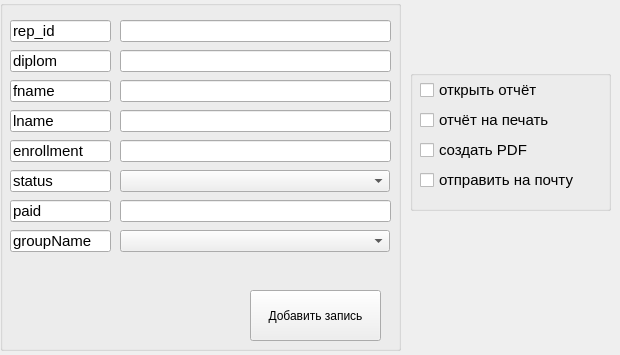
<?xml version="1.0" encoding="UTF-8"?>
<ui version="4.0">
 <class>Form</class>
 <widget class="QWidget" name="Form">
  <property name="geometry">
   <rect>
    <x>0</x>
    <y>0</y>
    <width>620</width>
    <height>355</height>
   </rect>
  </property>
  <property name="windowTitle">
   <string>Добавить запись</string>
  </property>
  <widget class="QGroupBox" name="groupBox">
   <property name="geometry">
    <rect>
     <x>0</x>
     <y>0</y>
     <width>401</width>
     <height>351</height>
    </rect>
   </property>
   <property name="title">
    <string/>
   </property>
   <widget class="QLineEdit" name="lineEdit">
    <property name="geometry">
     <rect>
      <x>10</x>
      <y>50</y>
      <width>101</width>
      <height>22</height>
     </rect>
    </property>
    <property name="font">
     <font>
      <pointsize>11</pointsize>
     </font>
    </property>
    <property name="text">
     <string>diplom</string>
    </property>
    <property name="readOnly">
     <bool>true</bool>
    </property>
   </widget>
   <widget class="QLineEdit" name="lineEdit_2">
    <property name="geometry">
     <rect>
      <x>120</x>
      <y>50</y>
      <width>271</width>
      <height>22</height>
     </rect>
    </property>
    <property name="font">
     <font>
      <pointsize>11</pointsize>
     </font>
    </property>
   </widget>
   <widget class="QLineEdit" name="lineEdit_3">
    <property name="geometry">
     <rect>
      <x>10</x>
      <y>80</y>
      <width>101</width>
      <height>22</height>
     </rect>
    </property>
    <property name="font">
     <font>
      <pointsize>11</pointsize>
     </font>
    </property>
    <property name="text">
     <string>fname</string>
    </property>
    <property name="readOnly">
     <bool>true</bool>
    </property>
   </widget>
   <widget class="QLineEdit" name="lineEdit_4">
    <property name="geometry">
     <rect>
      <x>120</x>
      <y>80</y>
      <width>271</width>
      <height>22</height>
     </rect>
    </property>
    <property name="font">
     <font>
      <pointsize>11</pointsize>
     </font>
    </property>
   </widget>
   <widget class="QPushButton" name="pushButton">
    <property name="geometry">
     <rect>
      <x>250</x>
      <y>290</y>
      <width>131</width>
      <height>51</height>
     </rect>
    </property>
    <property name="text">
     <string>Добавить запись</string>
    </property>
   </widget>
   <widget class="QLineEdit" name="lineEdit_5">
    <property name="geometry">
     <rect>
      <x>10</x>
      <y>140</y>
      <width>101</width>
      <height>22</height>
     </rect>
    </property>
    <property name="font">
     <font>
      <pointsize>11</pointsize>
     </font>
    </property>
    <property name="text">
     <string>enrollment</string>
    </property>
    <property name="readOnly">
     <bool>true</bool>
    </property>
   </widget>
   <widget class="QLineEdit" name="lineEdit_6">
    <property name="geometry">
     <rect>
      <x>120</x>
      <y>140</y>
      <width>271</width>
      <height>22</height>
     </rect>
    </property>
    <property name="font">
     <font>
      <pointsize>11</pointsize>
     </font>
    </property>
   </widget>
   <widget class="QLineEdit" name="lineEdit_7">
    <property name="geometry">
     <rect>
      <x>10</x>
      <y>110</y>
      <width>101</width>
      <height>22</height>
     </rect>
    </property>
    <property name="font">
     <font>
      <pointsize>11</pointsize>
     </font>
    </property>
    <property name="text">
     <string>lname</string>
    </property>
    <property name="readOnly">
     <bool>true</bool>
    </property>
   </widget>
   <widget class="QLineEdit" name="lineEdit_8">
    <property name="geometry">
     <rect>
      <x>120</x>
      <y>110</y>
      <width>271</width>
      <height>22</height>
     </rect>
    </property>
    <property name="font">
     <font>
      <pointsize>11</pointsize>
     </font>
    </property>
   </widget>
   <widget class="QLineEdit" name="lineEdit_9">
    <property name="geometry">
     <rect>
      <x>10</x>
      <y>200</y>
      <width>101</width>
      <height>22</height>
     </rect>
    </property>
    <property name="font">
     <font>
      <pointsize>11</pointsize>
     </font>
    </property>
    <property name="text">
     <string>paid</string>
    </property>
    <property name="readOnly">
     <bool>true</bool>
    </property>
   </widget>
   <widget class="QLineEdit" name="lineEdit_10">
    <property name="geometry">
     <rect>
      <x>120</x>
      <y>200</y>
      <width>271</width>
      <height>22</height>
     </rect>
    </property>
    <property name="font">
     <font>
      <pointsize>11</pointsize>
     </font>
    </property>
   </widget>
   <widget class="QLineEdit" name="lineEdit_11">
    <property name="geometry">
     <rect>
      <x>10</x>
      <y>170</y>
      <width>101</width>
      <height>22</height>
     </rect>
    </property>
    <property name="font">
     <font>
      <pointsize>11</pointsize>
     </font>
    </property>
    <property name="text">
     <string>status</string>
    </property>
    <property name="readOnly">
     <bool>true</bool>
    </property>
   </widget>
   <widget class="QLineEdit" name="lineEdit_14">
    <property name="geometry">
     <rect>
      <x>10</x>
      <y>230</y>
      <width>101</width>
      <height>22</height>
     </rect>
    </property>
    <property name="font">
     <font>
      <pointsize>11</pointsize>
     </font>
    </property>
    <property name="text">
     <string>groupName</string>
    </property>
    <property name="readOnly">
     <bool>true</bool>
    </property>
   </widget>
   <widget class="QComboBox" name="comboBox">
    <property name="geometry">
     <rect>
      <x>120</x>
      <y>230</y>
      <width>270</width>
      <height>22</height>
     </rect>
    </property>
   </widget>
   <widget class="QComboBox" name="comboBox_2">
    <property name="geometry">
     <rect>
      <x>120</x>
      <y>170</y>
      <width>270</width>
      <height>22</height>
     </rect>
    </property>
   </widget>
   <widget class="QLineEdit" name="lineEdit_12">
    <property name="geometry">
     <rect>
      <x>10</x>
      <y>20</y>
      <width>101</width>
      <height>22</height>
     </rect>
    </property>
    <property name="font">
     <font>
      <pointsize>11</pointsize>
     </font>
    </property>
    <property name="text">
     <string>rep_id</string>
    </property>
    <property name="readOnly">
     <bool>true</bool>
    </property>
   </widget>
   <widget class="QLineEdit" name="lineEdit_13">
    <property name="geometry">
     <rect>
      <x>120</x>
      <y>20</y>
      <width>271</width>
      <height>22</height>
     </rect>
    </property>
    <property name="font">
     <font>
      <pointsize>11</pointsize>
     </font>
    </property>
   </widget>
  </widget>
  <widget class="QGroupBox" name="groupBox_2">
   <property name="geometry">
    <rect>
     <x>410</x>
     <y>70</y>
     <width>201</width>
     <height>141</height>
    </rect>
   </property>
   <property name="title">
    <string/>
   </property>
   <widget class="QCheckBox" name="checkBox">
    <property name="geometry">
     <rect>
      <x>10</x>
      <y>10</y>
      <width>161</width>
      <height>20</height>
     </rect>
    </property>
    <property name="font">
     <font>
      <pointsize>11</pointsize>
     </font>
    </property>
    <property name="text">
     <string>открыть отчёт</string>
    </property>
   </widget>
   <widget class="QCheckBox" name="checkBox_2">
    <property name="geometry">
     <rect>
      <x>10</x>
      <y>40</y>
      <width>161</width>
      <height>20</height>
     </rect>
    </property>
    <property name="font">
     <font>
      <pointsize>11</pointsize>
     </font>
    </property>
    <property name="text">
     <string>отчёт на печать</string>
    </property>
   </widget>
   <widget class="QCheckBox" name="checkBox_3">
    <property name="geometry">
     <rect>
      <x>10</x>
      <y>70</y>
      <width>161</width>
      <height>20</height>
     </rect>
    </property>
    <property name="font">
     <font>
      <pointsize>11</pointsize>
     </font>
    </property>
    <property name="text">
     <string>создать PDF</string>
    </property>
   </widget>
   <widget class="QCheckBox" name="checkBox_4">
    <property name="geometry">
     <rect>
      <x>10</x>
      <y>100</y>
      <width>161</width>
      <height>20</height>
     </rect>
    </property>
    <property name="font">
     <font>
      <pointsize>11</pointsize>
     </font>
    </property>
    <property name="text">
     <string>отправить на почту</string>
    </property>
   </widget>
  </widget>
 </widget>
 <resources/>
 <connections/>
</ui>
